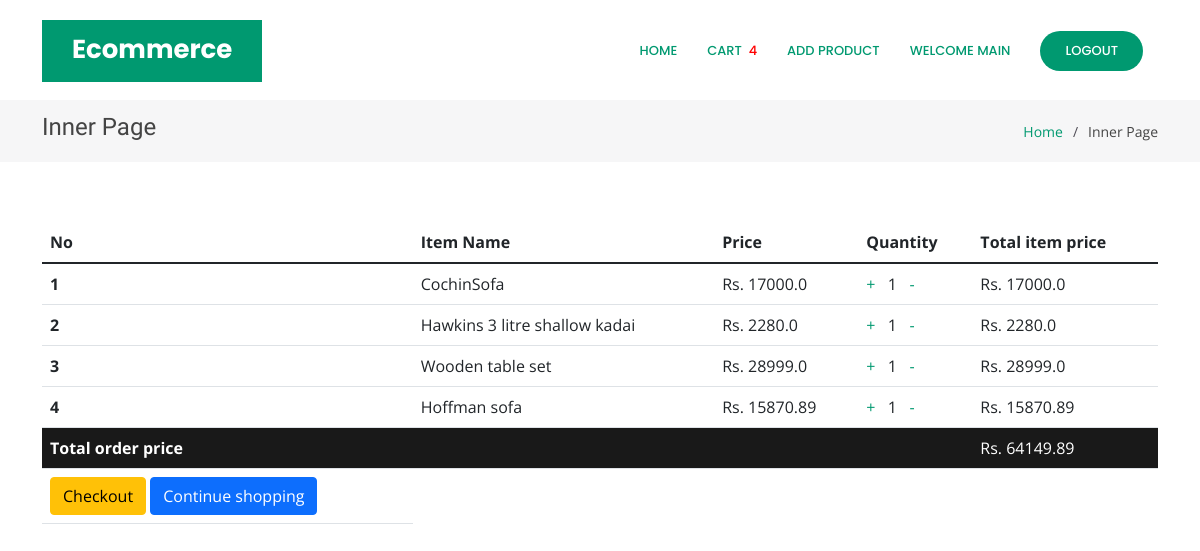
Page /orderlist (signed in) on the earlier database version.
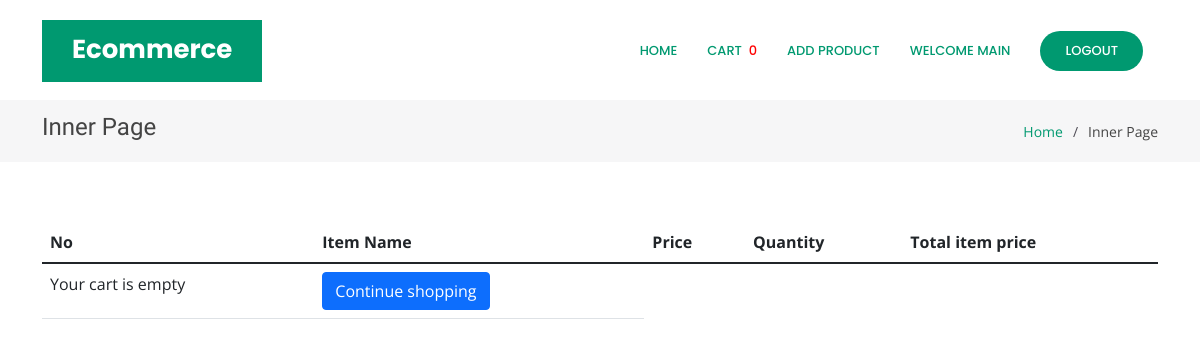
Same page on the later database version.
### core/models.py (models this page shows, shortened)
class Order(models.Model):
    user = models.ForeignKey(User, on_delete=models.CASCADE)
    items = models.ManyToManyField(OrderItem)
    start_date = models.DateTimeField(auto_now_add=True)
    ordered_date = models.DateTimeField()
    ordered = models.BooleanField(default=False)
    order_id = models.CharField(max_length=100,unique=True,default=None,blank=True,null=True)
    datetime_ofpayment = models.DateTimeField(auto_now_add=True)
    order_delivered = models.BooleanField(default=False)
    order_recieved = models.BooleanField(default=False)
    razorpay_order_id = models.CharField(max_length=500,null=True,blank=True)
    razorpay_payment_id = models.CharField(max_length=500,null=True,blank=True)
    razorpay_signature = models.CharField(max_length=500,null=True,blank=True)
    def get_total_price(self):
        total=0
        for order_item in self.items.all():
            total +=order_item.get_final_price()
        return total

class OrderItem(models.Model):
    user = models.ForeignKey(User, on_delete=models.CASCADE)
    ordered = models.BooleanField(default=False)
    product = models.ForeignKey(Product, on_delete=models.CASCADE)
    quantity = models.IntegerField(default=1)
    def get_total_item_price(self):
        return self.quantity * self.product.price
    def get_final_price(self):
        return self.get_total_item_price()

class Product(models.Model):
    name=models.CharField(max_length=100)
    category = models.ForeignKey('Category', on_delete=models.CASCADE)
    desc = models.TextField()
    price = models.FloatField(default=0.0)
    product_available_count = models.IntegerField(default=0)
    img = models.ImageField(upload_to='images/')

### core/views.py (the view)
# urls.py: path('orderlist',views.orderlist,name="orderlist"),
def orderlist(request):
    if Order.objects.filter(user=request.user,ordered=False).exists():
        order = Order.objects.get(user = request.user,ordered=False)
        return render(request,'core/orderlist.html',{'order':order})
    return render(request,'core/orderlist.html',{'message':"Your cart is empty"})

### core/templatetags/cart_template_tag.py (called while the page is built)
@register.filter
def cart_item_count(user):
    if user.is_authenticated:
        qs = Order.objects.filter(user=user,ordered=False)
        if qs.exists():
            return qs[0].items.count()
    return 0

### templates/core/orderlist.html (shortened to what this page needs)
<!DOCTYPE html>
{% load static %}
{% load cart_template_tag %}
<html lang="en">
<head>
  <link href="{% static 'core/vendor/aos/aos.css' %}" rel="stylesheet">
  <link href="{% static 'core/vendor/bootstrap/css/bootstrap.min.css' %}" rel="stylesheet">
  <link href="{% static 'core/vendor/bootstrap-icons/bootstrap-icons.css' %}" rel="stylesheet">
  <link href="{% static 'core/vendor/boxicons/css/boxicons.min.css' %}" rel="stylesheet">
  <link href="{% static 'core/vendor/glightbox/css/glightbox.min.css' %}" rel="stylesheet">
  <link href="{% static 'core/vendor/remixicon/remixicon.css' %}" rel="stylesheet">
  <link href="{% static 'core/vendor/swiper/swiper-bundle.min.css' %}" rel="stylesheet">
  <link href="{% static './core/css/ind.css' %}" rel="stylesheet">
</head>
<body>
  <header id="header" class="fixed-top d-flex align-items-center">
    <div class="container">
      <div class="header-container d-flex align-items-center justify-content-between">
        <div class="logo">
          <h1 class="text-light"><a href="index.html"><span>Ecommerce</span></a></h1>
        </div>
        <nav id="navbar" class="navbar">
          <ul>
            {% if user.is_authenticated %}
            <li><a class="nav-link scrollto active" href="{% url 'index' %}">Home</a></li>
            <li><a class="nav-link scrollto active" href="{% url 'orderlist' %}">Cart&nbsp;&nbsp;
            <div style="color: red;">{{request.user | cart_item_count }}</div>
            </a></li>
              {% if user.is_superuser %}
                <li><a class="nav-link scrollto active" href="{% url 'add_product' %}">Add Product</a></li>
              {% endif %}
            <li><a class="nav-link scrollto active" href="#hero">Welcome {{user.username}}</a></li>
            <li><a class="getstarted scrollto" href="{% url 'user_logout' %}">Logout</a></li>
            {% else %}
            <li><a class="getstarted scrollto" href="{% url 'user_login' %}">Login</a></li>
            <li><a class="getstarted scrollto" href="{% url 'user_register' %}">Register</a></li>
            {% endif %}
          </ul>
        </nav>
      </div>
    </div>
  </header>
  <main id="main">
    <section class="breadcrumbs">
      <div class="container">
        <div class="d-flex justify-content-between align-items-center">
          <h2>Inner Page</h2>
          <ol>
            <li><a href="{% url 'index' %}">Home</a></li>
            <li>Inner Page</li>
          </ol>
        </div>
      </div>
    </section>
    <section class="inner-page">
      <div class="container">
        <table class="table">
            <thead class="thead-dark">
              <tr>
                <th scope="col">No</th>
                <th scope="col">Item Name</th>
                <th scope="col">Price</th>
                <th scope="col">Quantity</th>
                <th scope="col">Total item price</th>
              </tr>
            </thead>
            <tbody>
            {% for order_item in order.items.all %}
              <tr>
                <th scope="row">{{forloop.counter}}</th>
                <td>{{order_item.product.name}}</td>
                <td>Rs. {{order_item.product.price}}</td>
                <td>
                    <a href="{% url 'add_item' order_item.product.pk %}">+</a> &nbsp;
                    {{order_item.quantity}} &nbsp;
                    <a href="{% url 'remove_item' order_item.product.pk %}">-</i></a>
                </td>
                <td>Rs. {{order_item.get_total_item_price}}</td>
              </tr>
              {% empty %}
              <tr class="row100 body">
                <td class="cell100 column1">Your cart is empty</td>
                <td colspan="cell100 column1">
                    <a href="{% url 'index' %}" class="btn btn-primary float-right">Continue shopping</a>
                </td>
              </tr>
            {% endfor %}
            {% if order.get_total_price %}
              <tr class="row100 body" style="background-color: #191919;">
                <td class="cell100 column1" style="color: white;"><b>Total order price</b></td>
                <td class="cell100 column2"></td>
                <td class="cell100 column3"></td>
                <td class="cell100 column4"></td>
                <td class="cell100 column5" style="color: white;">   Rs. {{order.get_total_price}}</td>
              </tr>
              <tr class="row100 body">
                <td class="cell100 column1">
                    <a href="{% url 'checkout_page' %}" class="btn btn-warning float-right ml-2">Checkout</a>
                    <a href="/" class="btn btn-primary float-right">Continue shopping</a>
                </td>
              </tr>
            {% endif %}
            </tbody>
          </table>
      </div>
    </section>
  </main>
</body>
</html>

### static/core/css/ind.css (style rules this page uses)
body { font-family: "Open Sans", sans-serif; color: #444444; }
a { color: #009970; text-decoration: none; }
h1, h2, h3, h4, h5, h6 { font-family: "Raleway", sans-serif; }
#header { transition: all 0.5s; z-index: 997; transition: all 0.5s; top: 20px; }
#header .header-container { background: #fff; }
#header .logo { overflow: hidden; padding: 16px 30px 12px 30px; background: #009970; }
#header .logo h1 { font-size: 26px; padding: 0; line-height: 1; font-weight: 700; font-family: "Poppins", sans-serif; }
#header .logo h1 a, #header .logo h1 a:hover { color: #fff; text-decoration: none; }
.navbar { padding: 0; }
.navbar ul { margin: 0; padding: 0; display: flex; list-style: none; align-items: center; }
.navbar li { position: relative; }
.navbar a, .navbar a:focus { display: flex; align-items: center; justify-content: space-between; padding: 10px 0 10px 30px; color: #36343a; transition: 0.3s; font-size: 13px; font-weight: 500; text-transform: uppercase; font-family: "Poppins", sans-serif; white-space: nowrap; transition: 0.3s; }
.navbar a:hover, .navbar .active, .navbar .active:focus, .navbar li:hover > a { color: #009970; }
.navbar .getstarted, .navbar .getstarted:focus { background: #009970; padding: 10px 25px; margin-left: 30px; margin-right: 15px; border-radius: 50px; color: #fff; }
section { padding: 60px 0; overflow: hidden; }
.breadcrumbs { padding: 15px 0; background: #f6f6f7; margin-top: 100px; }
.breadcrumbs h2 { font-size: 24px; line-height: 1; font-weight: 400; }
.breadcrumbs ol { display: flex; flex-wrap: wrap; list-style: none; padding: 0; margin: 0; font-size: 14px; }
.breadcrumbs ol li + li { padding-left: 10px; }
.breadcrumbs ol li + li::before { display: inline-block; padding-right: 10px; color: #4f4c55; content: "/"; }

Differences in the rows shown:
removed OrderItem: product.name "CochinSofa", product.price "17000.0", quantity "1", get_total_item_price "17000.0"
removed OrderItem: product.name "Hawkins 3 litre shallow kadai", product.price "2280.0", quantity "1", get_total_item_price "2280.0"
removed OrderItem: product.name "Wooden table set", product.price "28999.0", quantity "1", get_total_item_price "28999.0"
removed OrderItem: product.name "Hoffman sofa", product.price "15870.89", quantity "1", get_total_item_price "15870.89"
no longer on this page (row edited): Order: get_total_price "64149.89"
Other differences:
{{ request.user | cart_item_count }}: "4" → "0"
text no longer shown: "Total order price Rs. Checkout"
text now shown: "Your cart is empty"
